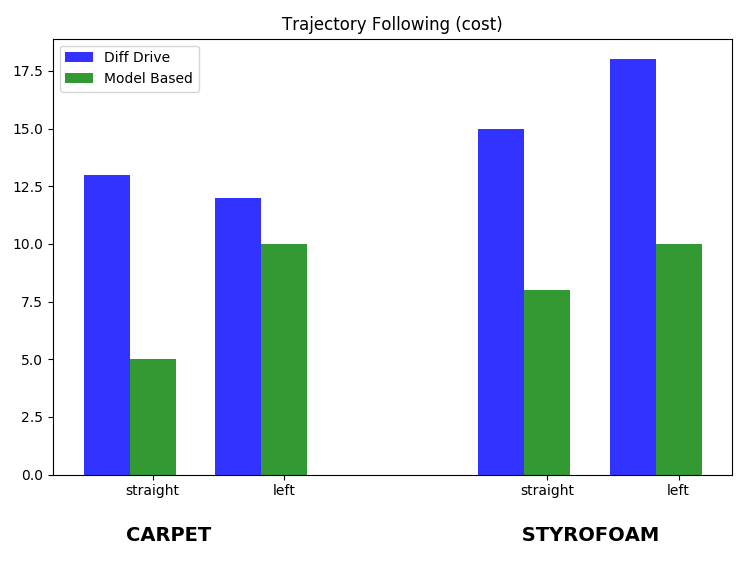

This chart was generated by the following Python code:
import IPython
import numpy as np 
import matplotlib.pyplot as plt


from moving_distance import moving_distance

#############################################################################

#enter the params for cost function to evaluate on
horiz_penalty_factor= 40
backward_discouragement= 10
heading_penalty_factor= 15

#############################################################################

surfaces = ['carpet', 'styrofoam']
traj_types = ['straight', 'left']
data=[]

for surface in surfaces:

	model_counter = 0
	while(model_counter<2):

		if(surface=='carpet'):
			run_dir = '../run_0'
			if(model_counter==0):
				save_dir=run_dir+'/dd_carpet'
			else:
				save_dir=run_dir+'/a_carpet'
		else:
			run_dir = '../run_2'
			if(model_counter==0):
				save_dir=run_dir+'/dd_foam'
			else:
				save_dir=run_dir+'/b_foam_400pts'

		for traj_type in traj_types:
			cost_per_traj=0

			for run_num in range(10):
				traj_save_path=traj_type+str(run_num)

				if(model_counter==0):
					actions_taken = np.load(save_dir +'/'+ traj_save_path +'_diffdrive_actions.npy')
					desired_states = np.load(save_dir +'/'+ traj_save_path +'_diffdrive_desired.npy')
					traj_taken = np.load(save_dir +'/'+ traj_save_path +'_diffdrive_executed.npy')
					save_perp_dist = np.load(save_dir +'/'+ traj_save_path +'_diffdrive_perp.npy')
					save_forward_dist = np.load(save_dir +'/'+ traj_save_path +'_diffdrive_forward.npy')
					saved_old_forward_dist = np.load(save_dir +'/'+ traj_save_path +'_diffdrive_oldforward.npy')
					save_moved_to_next = np.load(save_dir +'/'+ traj_save_path +'_diffdrive_movedtonext.npy')
					save_desired_heading = np.load(save_dir +'/'+ traj_save_path +'_diffdrive_desheading.npy')
					save_curr_heading = np.load(save_dir +'/'+ traj_save_path +'_diffdrive_currheading.npy')
				else:
					actions_taken = np.load(save_dir +'/'+ traj_save_path +'_actions.npy')
					desired_states = np.load(save_dir +'/'+ traj_save_path +'_desired.npy')
					traj_taken = np.load(save_dir +'/'+ traj_save_path +'_executed.npy')
					save_perp_dist = np.load(save_dir +'/'+ traj_save_path +'_perp.npy')
					save_forward_dist = np.load(save_dir +'/'+ traj_save_path +'_forward.npy')
					saved_old_forward_dist = np.load(save_dir +'/'+ traj_save_path +'_oldforward.npy')
					save_moved_to_next = np.load(save_dir +'/'+ traj_save_path +'_movedtonext.npy')
					save_desired_heading = np.load(save_dir +'/'+ traj_save_path +'_desheading.npy')
					save_curr_heading = np.load(save_dir +'/'+ traj_save_path +'_currheading.npy')

				#calculate cost
				list_cost = []
				for i in range(actions_taken.shape[0]):
					p = save_perp_dist[i]
					ND = save_forward_dist[i]
					OD = saved_old_forward_dist[i]
					moved_to_next = save_moved_to_next[i]
					a = save_desired_heading[i]
					h = save_curr_heading[i]
					diff = np.abs(moving_distance(a, h))

					#write this as desired
					cost = p*horiz_penalty_factor
					cost += diff*heading_penalty_factor
					if(moved_to_next==0):
						cost += (OD - ND)*backward_discouragement

					list_cost.append(cost)

				cost_per_run_of_traj = np.sum(np.array(list_cost))/actions_taken.shape[0]
				cost_per_traj+= cost_per_run_of_traj

			print(surface, model_counter, traj_type, cost_per_traj/10)
			data.append(cost_per_traj/10)

		model_counter+=1	


#######################################

'''#PLOT
n_groups = 4
means_straight = (int(data[0]), int(data[2]), int(data[4]), int(data[6]))
means_left = (int(data[1]), int(data[3]), int(data[5]), int(data[7]))
fig, ax = plt.subplots()

index = np.arange(n_groups)
bar_width = 0.35
opacity = 0.8

rects1 = plt.bar(index, means_straight, bar_width,
                 alpha=opacity,
                 color='b',
                 label='Straight')
rects2 = plt.bar(index + bar_width, means_left, bar_width,
                 alpha=opacity,
                 color='g',
                 label='Left')
 
plt.ylabel('Cost')
plt.title('Trajectory Following (cost)')
plt.xticks(index + bar_width, ('DD carpet', 'MB carpet', 'DD styrofoam', 'MB styrofoam'))
plt.legend()
plt.tight_layout()
plt.show()'''

#######################################

#PLOT
#n_groups = 4
DD = (int(data[0]), int(data[1]), int(data[4]), int(data[5]))
MB = (int(data[2]), int(data[3]), int(data[6]), int(data[7]))
fig, ax = plt.subplots()

index = np.array([0,1,3,4])
bar_width = 0.35
opacity = 0.8

rects1 = plt.bar(index, DD, bar_width,
                 alpha=opacity,
                 color='b',
                 label='Diff Drive')
rects2 = plt.bar(index + bar_width, MB, bar_width,
                 alpha=opacity,
                 color='g',
                 label='Model Based')
 
plt.xlabel('CARPET                                              STYROFOAM', fontsize = 14, fontweight='bold', labelpad=20)
plt.title('Trajectory Following (cost)')
plt.xticks(index + bar_width, ('straight', 'left', 'straight', 'left'))
plt.legend()
plt.tight_layout()
plt.show()
